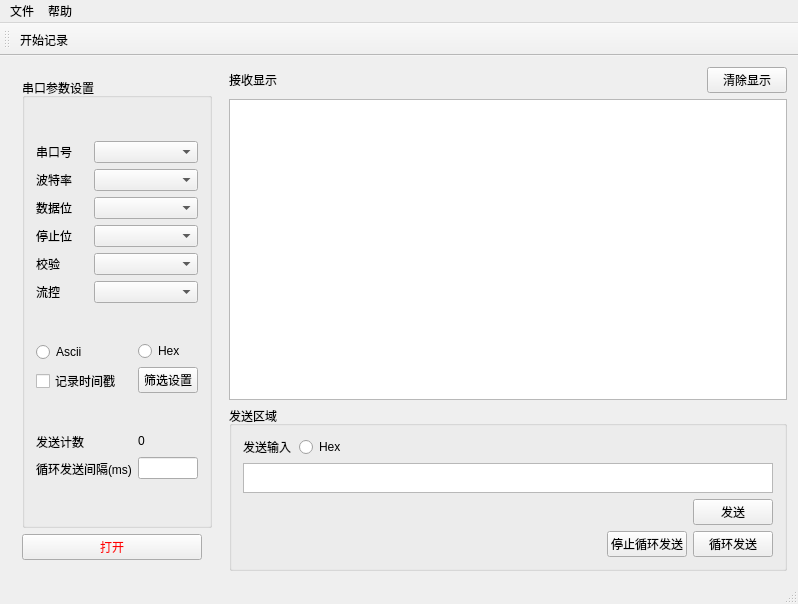
<?xml version="1.0" encoding="UTF-8"?>
<ui version="4.0">
 <class>MainWindow</class>
 <widget class="QMainWindow" name="MainWindow">
  <property name="geometry">
   <rect>
    <x>0</x>
    <y>0</y>
    <width>798</width>
    <height>604</height>
   </rect>
  </property>
  <property name="windowTitle">
   <string>MainWindow</string>
  </property>
  <widget class="QWidget" name="centralWidget">
   <layout class="QGridLayout" name="gridLayout_2">
    <item row="0" column="0">
     <layout class="QHBoxLayout" name="horizontalLayout_10" stretch="2,8">
      <item>
       <widget class="QWidget" name="widget_comparamset" native="true">
        <layout class="QVBoxLayout" name="verticalLayout_6">
         <item>
          <widget class="QGroupBox" name="formGroupBox">
           <property name="sizePolicy">
            <sizepolicy hsizetype="Expanding" vsizetype="Expanding">
             <horstretch>0</horstretch>
             <verstretch>0</verstretch>
            </sizepolicy>
           </property>
           <property name="maximumSize">
            <size>
             <width>16777215</width>
             <height>16777215</height>
            </size>
           </property>
           <property name="title">
            <string>串口参数设置</string>
           </property>
           <layout class="QVBoxLayout" name="verticalLayout_12" stretch="7,1,2">
            <item>
             <layout class="QHBoxLayout" name="horizontalLayout_5" stretch="3,6">
              <item>
               <layout class="QVBoxLayout" name="verticalLayout_3">
                <item>
                 <widget class="QLabel" name="label">
                  <property name="text">
                   <string>串口号</string>
                  </property>
                 </widget>
                </item>
                <item>
                 <widget class="QLabel" name="label_2">
                  <property name="text">
                   <string>波特率</string>
                  </property>
                 </widget>
                </item>
                <item>
                 <widget class="QLabel" name="label_3">
                  <property name="text">
                   <string>数据位</string>
                  </property>
                 </widget>
                </item>
                <item>
                 <widget class="QLabel" name="label_4">
                  <property name="text">
                   <string>停止位</string>
                  </property>
                 </widget>
                </item>
                <item>
                 <widget class="QLabel" name="label_5">
                  <property name="text">
                   <string>校验</string>
                  </property>
                 </widget>
                </item>
                <item>
                 <widget class="QLabel" name="label_6">
                  <property name="text">
                   <string>流控</string>
                  </property>
                 </widget>
                </item>
               </layout>
              </item>
              <item>
               <layout class="QVBoxLayout" name="verticalLayout_4">
                <item>
                 <widget class="QComboBox" name="COMPort"/>
                </item>
                <item>
                 <widget class="QComboBox" name="BuadRate"/>
                </item>
                <item>
                 <widget class="QComboBox" name="DataBit"/>
                </item>
                <item>
                 <widget class="QComboBox" name="StopBit"/>
                </item>
                <item>
                 <widget class="QComboBox" name="CheckBit"/>
                </item>
                <item>
                 <widget class="QComboBox" name="StreamCtrl"/>
                </item>
               </layout>
              </item>
             </layout>
            </item>
            <item>
             <layout class="QHBoxLayout" name="horizontalLayout_7">
              <item>
               <layout class="QVBoxLayout" name="verticalLayout_5">
                <item>
                 <widget class="QRadioButton" name="RadioAscii">
                  <property name="sizePolicy">
                   <sizepolicy hsizetype="Preferred" vsizetype="Preferred">
                    <horstretch>0</horstretch>
                    <verstretch>0</verstretch>
                   </sizepolicy>
                  </property>
                  <property name="minimumSize">
                   <size>
                    <width>96</width>
                    <height>0</height>
                   </size>
                  </property>
                  <property name="text">
                   <string>Ascii</string>
                  </property>
                 </widget>
                </item>
                <item>
                 <widget class="QCheckBox" name="checkBoxRecordTime">
                  <property name="sizePolicy">
                   <sizepolicy hsizetype="Preferred" vsizetype="Preferred">
                    <horstretch>0</horstretch>
                    <verstretch>0</verstretch>
                   </sizepolicy>
                  </property>
                  <property name="minimumSize">
                   <size>
                    <width>96</width>
                    <height>0</height>
                   </size>
                  </property>
                  <property name="text">
                   <string>记录时间戳</string>
                  </property>
                 </widget>
                </item>
               </layout>
              </item>
              <item>
               <layout class="QVBoxLayout" name="verticalLayout_11">
                <item>
                 <widget class="QRadioButton" name="radioHex">
                  <property name="minimumSize">
                   <size>
                    <width>50</width>
                    <height>0</height>
                   </size>
                  </property>
                  <property name="text">
                   <string>Hex</string>
                  </property>
                 </widget>
                </item>
                <item>
                 <widget class="QPushButton" name="MessageFilter">
                  <property name="sizePolicy">
                   <sizepolicy hsizetype="Fixed" vsizetype="Fixed">
                    <horstretch>0</horstretch>
                    <verstretch>0</verstretch>
                   </sizepolicy>
                  </property>
                  <property name="minimumSize">
                   <size>
                    <width>60</width>
                    <height>0</height>
                   </size>
                  </property>
                  <property name="text">
                   <string>筛选设置</string>
                  </property>
                  <property name="flat">
                   <bool>false</bool>
                  </property>
                 </widget>
                </item>
               </layout>
              </item>
             </layout>
            </item>
            <item>
             <layout class="QHBoxLayout" name="horizontalLayout_6">
              <item>
               <layout class="QVBoxLayout" name="verticalLayout">
                <item>
                 <widget class="QLabel" name="label_7">
                  <property name="minimumSize">
                   <size>
                    <width>0</width>
                    <height>20</height>
                   </size>
                  </property>
                  <property name="text">
                   <string>发送计数</string>
                  </property>
                 </widget>
                </item>
                <item>
                 <widget class="QLabel" name="label_8">
                  <property name="text">
                   <string>循环发送间隔(ms)</string>
                  </property>
                 </widget>
                </item>
               </layout>
              </item>
              <item>
               <layout class="QVBoxLayout" name="verticalLayout_2">
                <item>
                 <widget class="QLabel" name="label_SendCount">
                  <property name="sizePolicy">
                   <sizepolicy hsizetype="Preferred" vsizetype="Fixed">
                    <horstretch>0</horstretch>
                    <verstretch>0</verstretch>
                   </sizepolicy>
                  </property>
                  <property name="minimumSize">
                   <size>
                    <width>0</width>
                    <height>20</height>
                   </size>
                  </property>
                  <property name="maximumSize">
                   <size>
                    <width>60</width>
                    <height>16777215</height>
                   </size>
                  </property>
                  <property name="text">
                   <string>0</string>
                  </property>
                 </widget>
                </item>
                <item>
                 <widget class="QLineEdit" name="Line_SendTimeGap">
                  <property name="maximumSize">
                   <size>
                    <width>60</width>
                    <height>16777215</height>
                   </size>
                  </property>
                 </widget>
                </item>
               </layout>
              </item>
             </layout>
            </item>
           </layout>
          </widget>
         </item>
         <item>
          <widget class="QPushButton" name="ButtonLink">
           <property name="sizePolicy">
            <sizepolicy hsizetype="Expanding" vsizetype="Fixed">
             <horstretch>0</horstretch>
             <verstretch>0</verstretch>
            </sizepolicy>
           </property>
           <property name="maximumSize">
            <size>
             <width>180</width>
             <height>16777215</height>
            </size>
           </property>
           <property name="layoutDirection">
            <enum>Qt::LeftToRight</enum>
           </property>
           <property name="styleSheet">
            <string notr="true">QPushButton{ color: rgb(255, 0, 0)}</string>
           </property>
           <property name="text">
            <string>打开</string>
           </property>
           <property name="icon">
            <iconset resource="rc.qrc">
             <normaloff>:/rc/icon/resource/serial-port-on.png</normaloff>:/rc/icon/resource/serial-port-on.png</iconset>
           </property>
           <property name="flat">
            <bool>false</bool>
           </property>
          </widget>
         </item>
        </layout>
       </widget>
      </item>
      <item>
       <layout class="QVBoxLayout" name="verticalLayout_10" stretch="7,3">
        <item>
         <layout class="QVBoxLayout" name="verticalLayout_8">
          <item>
           <layout class="QHBoxLayout" name="horizontalLayout_9">
            <item>
             <widget class="QLabel" name="label_11">
              <property name="sizePolicy">
               <sizepolicy hsizetype="Preferred" vsizetype="Preferred">
                <horstretch>0</horstretch>
                <verstretch>0</verstretch>
               </sizepolicy>
              </property>
              <property name="text">
               <string>接收显示</string>
              </property>
             </widget>
            </item>
            <item>
             <spacer name="horizontalSpacer_3">
              <property name="orientation">
               <enum>Qt::Horizontal</enum>
              </property>
              <property name="sizeHint" stdset="0">
               <size>
                <width>40</width>
                <height>20</height>
               </size>
              </property>
             </spacer>
            </item>
            <item>
             <widget class="QPushButton" name="pushButton_cleandiaplay">
              <property name="text">
               <string>清除显示</string>
              </property>
              <property name="icon">
               <iconset resource="rc.qrc">
                <normaloff>:/rc/icon/resource/clean.png</normaloff>:/rc/icon/resource/clean.png</iconset>
              </property>
              <property name="flat">
               <bool>false</bool>
              </property>
             </widget>
            </item>
           </layout>
          </item>
          <item>
           <widget class="QTextBrowser" name="textbrowse_cmddisplay"/>
          </item>
         </layout>
        </item>
        <item>
         <widget class="QGroupBox" name="groupBox">
          <property name="title">
           <string>发送区域</string>
          </property>
          <layout class="QGridLayout" name="gridLayout">
           <item row="0" column="0">
            <layout class="QVBoxLayout" name="verticalLayout_9">
             <item>
              <layout class="QHBoxLayout" name="horizontalLayout">
               <item>
                <widget class="QLabel" name="label_10">
                 <property name="maximumSize">
                  <size>
                   <width>50</width>
                   <height>16777215</height>
                  </size>
                 </property>
                 <property name="text">
                  <string>发送输入</string>
                 </property>
                </widget>
               </item>
               <item>
                <widget class="QRadioButton" name="radioSendHex">
                 <property name="text">
                  <string>Hex</string>
                 </property>
                </widget>
               </item>
              </layout>
             </item>
             <item>
              <widget class="QTextEdit" name="SendTextEdit">
               <property name="maximumSize">
                <size>
                 <width>16777215</width>
                 <height>30</height>
                </size>
               </property>
              </widget>
             </item>
             <item>
              <layout class="QHBoxLayout" name="horizontalLayout_3">
               <item>
                <spacer name="horizontalSpacer">
                 <property name="orientation">
                  <enum>Qt::Horizontal</enum>
                 </property>
                 <property name="sizeHint" stdset="0">
                  <size>
                   <width>250</width>
                   <height>20</height>
                  </size>
                 </property>
                </spacer>
               </item>
               <item>
                <widget class="QPushButton" name="ButtonSend">
                 <property name="sizePolicy">
                  <sizepolicy hsizetype="Fixed" vsizetype="Fixed">
                   <horstretch>0</horstretch>
                   <verstretch>0</verstretch>
                  </sizepolicy>
                 </property>
                 <property name="text">
                  <string>发送</string>
                 </property>
                 <property name="autoRepeat">
                  <bool>true</bool>
                 </property>
                 <property name="flat">
                  <bool>false</bool>
                 </property>
                </widget>
               </item>
              </layout>
             </item>
             <item>
              <layout class="QHBoxLayout" name="horizontalLayout_2">
               <item>
                <spacer name="horizontalSpacer_2">
                 <property name="orientation">
                  <enum>Qt::Horizontal</enum>
                 </property>
                 <property name="sizeHint" stdset="0">
                  <size>
                   <width>250</width>
                   <height>20</height>
                  </size>
                 </property>
                </spacer>
               </item>
               <item>
                <widget class="QPushButton" name="PushStopSend">
                 <property name="sizePolicy">
                  <sizepolicy hsizetype="Fixed" vsizetype="Fixed">
                   <horstretch>0</horstretch>
                   <verstretch>0</verstretch>
                  </sizepolicy>
                 </property>
                 <property name="text">
                  <string>停止循环发送</string>
                 </property>
                 <property name="flat">
                  <bool>false</bool>
                 </property>
                </widget>
               </item>
               <item>
                <widget class="QPushButton" name="push_SendLoop">
                 <property name="sizePolicy">
                  <sizepolicy hsizetype="Fixed" vsizetype="Fixed">
                   <horstretch>0</horstretch>
                   <verstretch>0</verstretch>
                  </sizepolicy>
                 </property>
                 <property name="maximumSize">
                  <size>
                   <width>180</width>
                   <height>16777215</height>
                  </size>
                 </property>
                 <property name="text">
                  <string>循环发送</string>
                 </property>
                 <property name="flat">
                  <bool>false</bool>
                 </property>
                </widget>
               </item>
              </layout>
             </item>
            </layout>
           </item>
          </layout>
         </widget>
        </item>
       </layout>
      </item>
     </layout>
    </item>
   </layout>
  </widget>
  <widget class="QMenuBar" name="menuBar">
   <property name="geometry">
    <rect>
     <x>0</x>
     <y>0</y>
     <width>798</width>
     <height>21</height>
    </rect>
   </property>
   <widget class="QMenu" name="menu">
    <property name="title">
     <string>文件</string>
    </property>
    <addaction name="startRecordAction"/>
   </widget>
   <widget class="QMenu" name="menu_2">
    <property name="title">
     <string>帮助</string>
    </property>
    <addaction name="about_action"/>
   </widget>
   <addaction name="menu"/>
   <addaction name="menu_2"/>
  </widget>
  <widget class="QToolBar" name="mainToolBar">
   <attribute name="toolBarArea">
    <enum>TopToolBarArea</enum>
   </attribute>
   <attribute name="toolBarBreak">
    <bool>false</bool>
   </attribute>
   <addaction name="startRecordAction"/>
  </widget>
  <widget class="QStatusBar" name="statusBar"/>
  <action name="startRecordAction">
   <property name="icon">
    <iconset resource="rc.qrc">
     <normaloff>:/rc/icon/resource/record-off.png</normaloff>:/rc/icon/resource/record-off.png</iconset>
   </property>
   <property name="text">
    <string>开始记录</string>
   </property>
  </action>
  <action name="about_action">
   <property name="text">
    <string>关于</string>
   </property>
  </action>
 </widget>
 <layoutdefault spacing="6" margin="11"/>
 <resources>
  <include location="rc.qrc"/>
 </resources>
 <connections/>
</ui>
